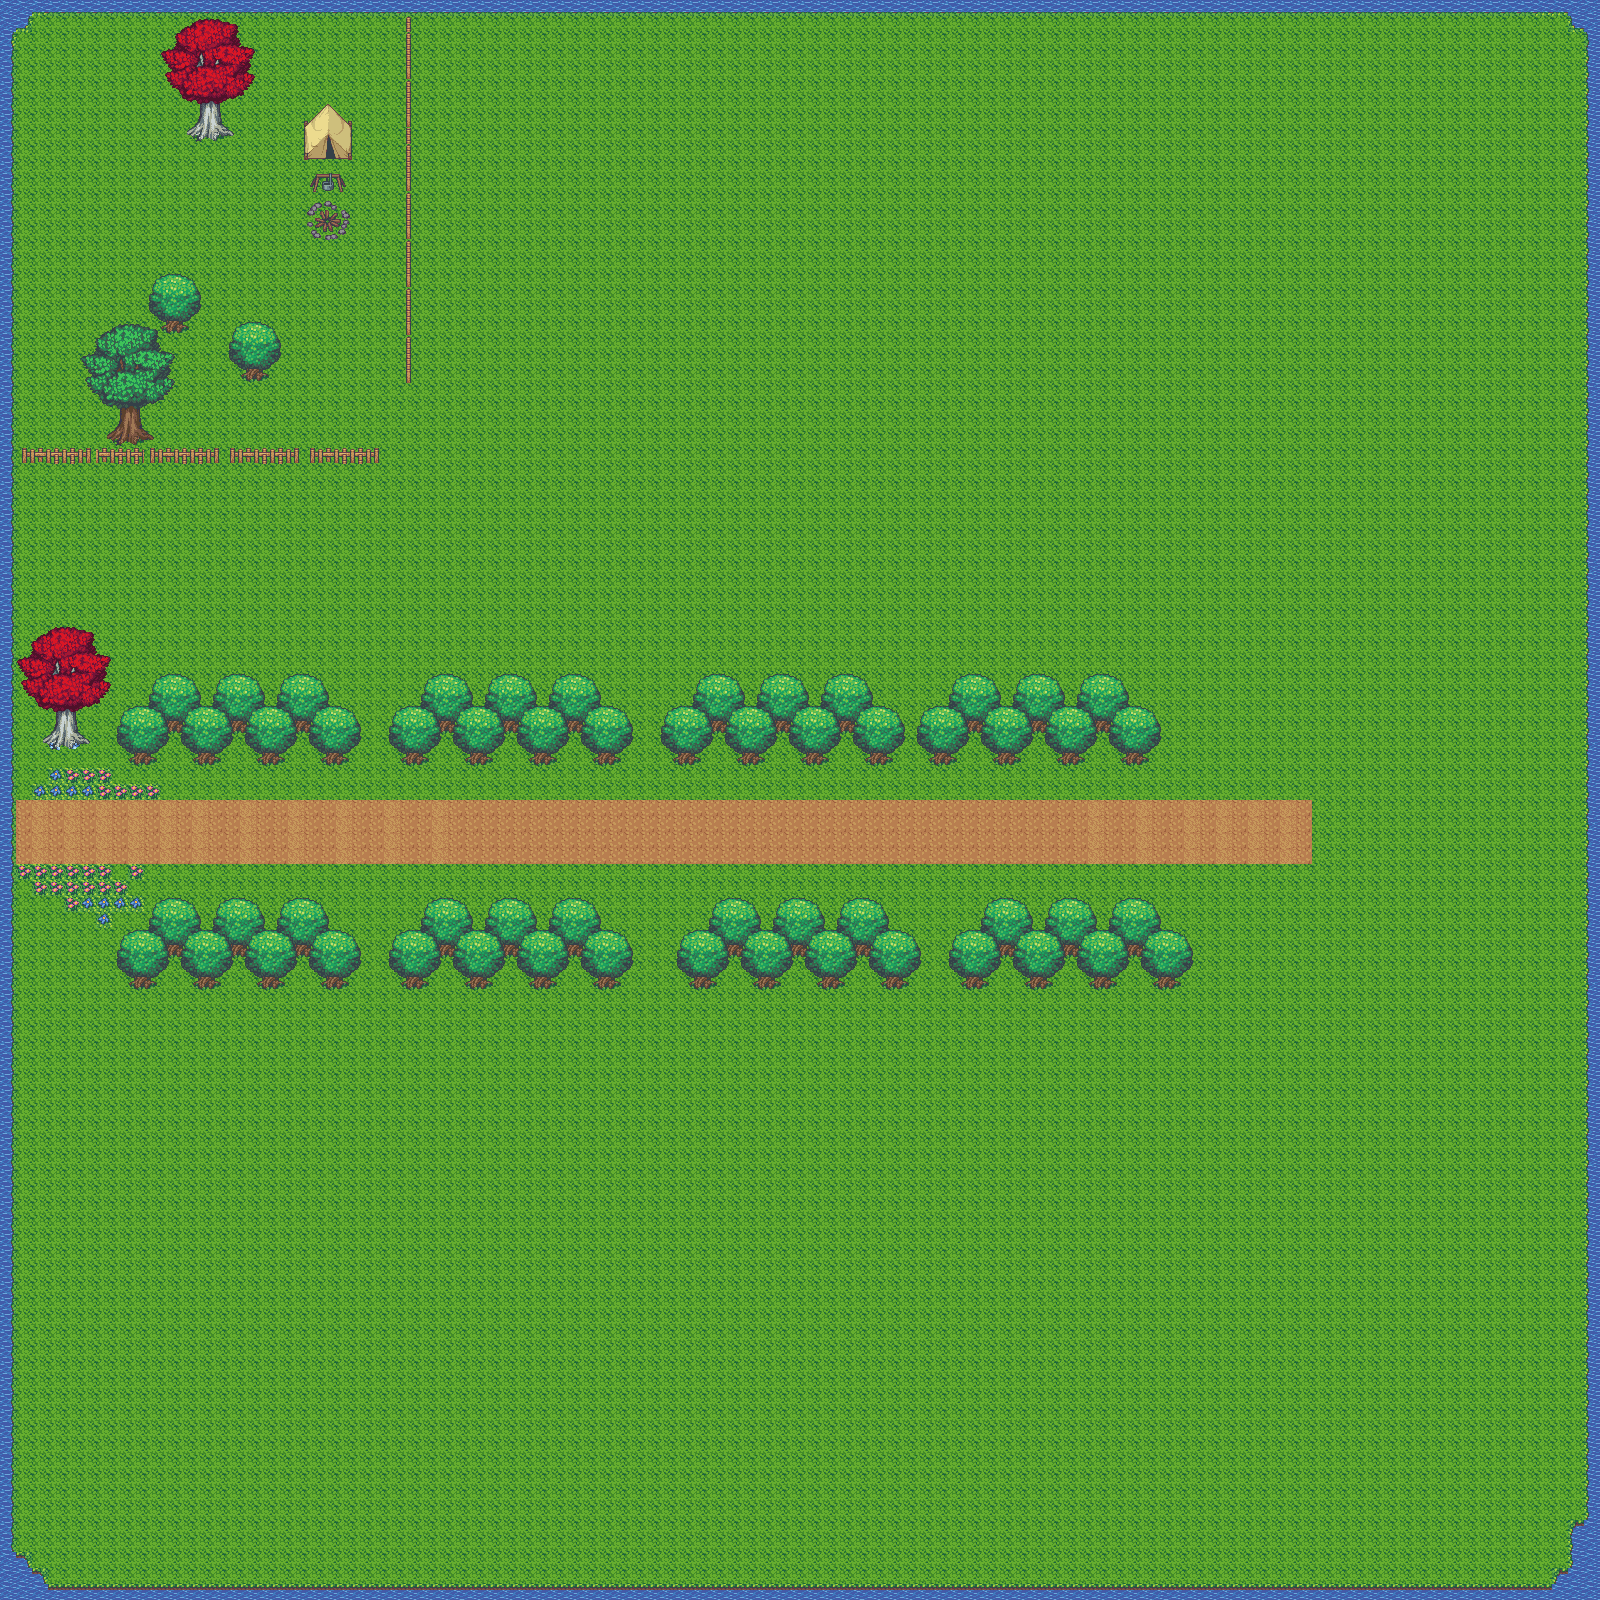

This game map was drawn from its Tiled (.tmx) file and the tilesets committed beside it. A one-line description and the trimmed map source follow:
An orthogonal 100x100 tile map with 16x16 px tiles, 2 tile layers (Ground, Collidable Trees), 3 tilesets and 2 objects (Zombie_SpawnPoint).

<map version="1.0" tiledversion="1.0.3" orientation="orthogonal" renderorder="right-down" width="100" height="100" tilewidth="16" tileheight="16" nextobjectid="33">
 <tileset firstgid="1" name="Water" tilewidth="16" tileheight="16" tilecount="2805" columns="51">
  <image source="water.png" width="816" height="880" />
 </tileset>
 <tileset firstgid="2806" name="outside" tilewidth="16" tileheight="16" tilecount="1248" columns="52">
  <image source="outside.png" width="832" height="384" />
 </tileset>
 <tileset firstgid="4054" name="terrain" tilewidth="16" tileheight="16" tilecount="1482" columns="39">
  <image source="terrain.png" width="624" height="608" />
 </tileset>
 <layer name="Ground" width="100" height="100">
  <data>[10000 cells, 10000 non-empty, 21 distinct tile ids]</data>
 </layer>
 <layer name="Collidable Trees" width="100" height="100">
  <properties>
   <property name="collidable" type="bool" value="true" />
  </properties>
  <data>[10000 cells, 945 non-empty, 154 distinct tile ids]</data>
 </layer>
 <objectgroup name="Enemies">
  <properties>
   <property name="collidable" type="bool" value="true" />
  </properties>
  <object id="12" name="Zombie_SpawnPoint" x="337" y="817.5" width="13" height="14">
   <properties>
    <property name="EnemyType" value="Zombie" />
   </properties>
  </object>
  <object id="32" x="40" y="107" width="18" height="18">
   <properties>
    <property name="EnemyType" value="Zombie" />
    <property name="collidable" type="bool" value="true" />
   </properties>
  </object>
 </objectgroup>
</map>
